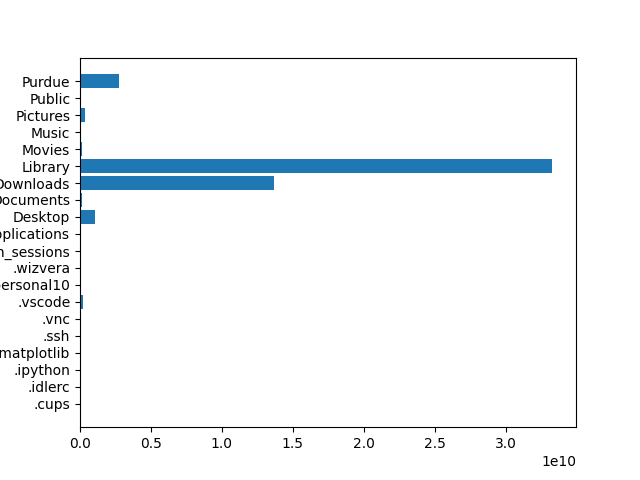

Python code for this plot:
from pathlib import Path

import matplotlib.pyplot as plt # Import pyplot to create and save visual plots

from step_2_1 import OUT_DIR  # Import output directory from step_2_1
from step_3_1 import load_plot_data # Import load_plot_data to retrieve data for plotting

plot_data = load_plot_data() # Call the function to load data needed for plotting

fig, ax = plt.subplots() # Create a figure and axis to prepare for plotting
ax.barh(plot_data["stem"], plot_data["size"]) # Use the axis object to draw a horizontal bar chart

fig.savefig(OUT_DIR / f"{Path(__file__).stem}.png") # Save the chart as a PNG file in the output directory
